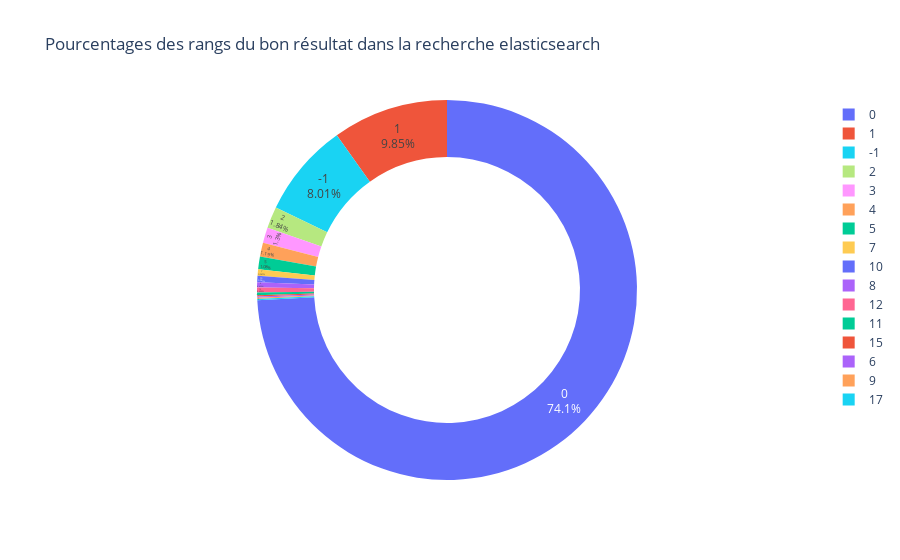

The notebook cell this image was saved under:
### Code cell
fig = px.pie(
    df_test,
    names=rank_columns[-1],
    hole=0.7,
    color=rank_columns[-1],
    title="Pourcentages des rangs du bon résultat dans la recherche elasticsearch",
)
fig.update_traces(textposition="inside", textinfo="percent+label")
fig.show()
plotly.offline.plot(fig, filename=f"./output/plots/pie_{SEARCH_VERSION}.html")

### Figure 1 — Plotly figure (JSON) as saved in the notebook; plotly's stock layout.template omitted (floating-point values rounded to 4 significant figures; data arrays with more than 128 entries replaced by an {"elided": "..."} marker saying what was removed)
{"data": [{"customdata": {"elided": "924x1 int values"}, "domain": {"x": [0, 1], "y": [0, 1]}, "hole": 0.7, "hovertemplate": "rank_elastic_3.1=%{customdata[0]}<extra></extra>", "labels": {"elided": "924 int values"}, "legendgroup": "", "marker": {"colors": {"elided": "924 str values"}}, "name": "", "showlegend": true, "textinfo": "percent+label", "textposition": "inside", "type": "pie"}], "layout": {"autosize": true, "legend": {"tracegroupgap": 0}, "title": {"text": "Pourcentages des rangs du bon résultat dans la recherche elasticsearch"}}}
